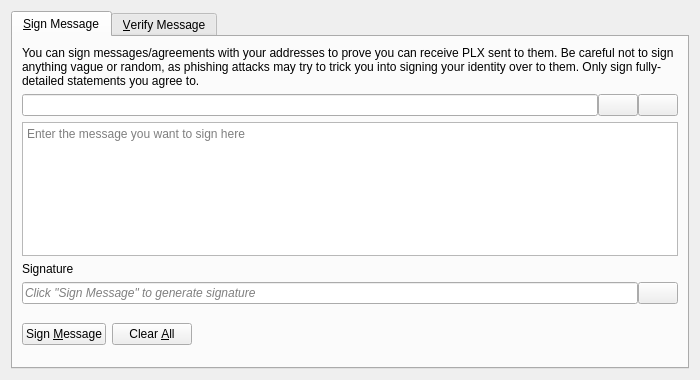
<?xml version="1.0" encoding="UTF-8"?>
<ui version="4.0">
 <class>SignVerifyMessageDialog</class>
 <widget class="QDialog" name="SignVerifyMessageDialog">
  <property name="geometry">
   <rect>
    <x>0</x>
    <y>0</y>
    <width>700</width>
    <height>380</height>
   </rect>
  </property>
  <property name="windowTitle">
   <string>Signatures - Sign / Verify a Message</string>
  </property>
  <property name="modal">
   <bool>true</bool>
  </property>
  <layout class="QVBoxLayout" name="verticalLayout">
   <item>
    <widget class="QTabWidget" name="tabWidget">
     <property name="currentIndex">
      <number>0</number>
     </property>
     <widget class="QWidget" name="tabSignMessage">
      <attribute name="title">
       <string>&amp;Sign Message</string>
      </attribute>
      <layout class="QVBoxLayout" name="verticalLayout_SM">
       <item>
        <widget class="QLabel" name="infoLabel_SM">
         <property name="text">
          <string>You can sign messages/agreements with your addresses to prove you can receive PLX sent to them. Be careful not to sign anything vague or random, as phishing attacks may try to trick you into signing your identity over to them. Only sign fully-detailed statements you agree to.</string>
         </property>
         <property name="textFormat">
          <enum>Qt::PlainText</enum>
         </property>
         <property name="wordWrap">
          <bool>true</bool>
         </property>
        </widget>
       </item>
       <item>
        <layout class="QHBoxLayout" name="horizontalLayout_1_SM">
         <property name="spacing">
          <number>0</number>
         </property>
         <item>
          <widget class="QValidatedLineEdit" name="addressIn_SM">
           <property name="toolTip">
            <string>The Parallax address to sign the message with</string>
           </property>
          </widget>
         </item>
         <item>
          <widget class="QPushButton" name="addressBookButton_SM">
           <property name="toolTip">
            <string>Choose previously used address</string>
           </property>
           <property name="text">
            <string/>
           </property>
           <property name="icon">
            <iconset resource="../bitcoin.qrc">
             <normaloff>:/icons/address-book</normaloff>:/icons/address-book</iconset>
           </property>
           <property name="shortcut">
            <string>Alt+A</string>
           </property>
           <property name="autoDefault">
            <bool>false</bool>
           </property>
          </widget>
         </item>
         <item>
          <widget class="QPushButton" name="pasteButton_SM">
           <property name="toolTip">
            <string>Paste address from clipboard</string>
           </property>
           <property name="text">
            <string/>
           </property>
           <property name="icon">
            <iconset resource="../bitcoin.qrc">
             <normaloff>:/icons/editpaste</normaloff>:/icons/editpaste</iconset>
           </property>
           <property name="shortcut">
            <string>Alt+P</string>
           </property>
           <property name="autoDefault">
            <bool>false</bool>
           </property>
          </widget>
         </item>
        </layout>
       </item>
       <item>
        <widget class="QPlainTextEdit" name="messageIn_SM">
         <property name="toolTip">
          <string>Enter the message you want to sign here</string>
         </property>
         <property name="placeholderText">
          <string>Enter the message you want to sign here</string>
         </property>
        </widget>
       </item>
       <item>
        <widget class="QLabel" name="signatureLabel_SM">
         <property name="text">
          <string>Signature</string>
         </property>
         <property name="textFormat">
          <enum>Qt::PlainText</enum>
         </property>
        </widget>
       </item>
       <item>
        <layout class="QHBoxLayout" name="horizontalLayout_2_SM">
         <property name="spacing">
          <number>0</number>
         </property>
         <item>
          <widget class="QLineEdit" name="signatureOut_SM">
           <property name="placeholderText">
            <string>Click "Sign Message" to generate signature</string>
           </property>
           <property name="font">
            <font>
             <italic>true</italic>
            </font>
           </property>
           <property name="readOnly">
            <bool>true</bool>
           </property>
          </widget>
         </item>
         <item>
          <widget class="QPushButton" name="copySignatureButton_SM">
           <property name="toolTip">
            <string>Copy the current signature to the system clipboard</string>
           </property>
           <property name="text">
            <string/>
           </property>
           <property name="icon">
            <iconset resource="../bitcoin.qrc">
             <normaloff>:/icons/editcopy</normaloff>:/icons/editcopy</iconset>
           </property>
           <property name="autoDefault">
            <bool>false</bool>
           </property>
          </widget>
         </item>
        </layout>
       </item>
       <item>
        <layout class="QHBoxLayout" name="horizontalLayout_3_SM">
         <item>
          <widget class="QPushButton" name="signMessageButton_SM">
           <property name="toolTip">
            <string>Sign the message to prove you own this Parallax address</string>
           </property>
           <property name="text">
            <string>Sign &amp;Message</string>
           </property>
           <property name="icon">
            <iconset resource="../bitcoin.qrc">
             <normaloff>:/icons/edit</normaloff>:/icons/edit</iconset>
           </property>
           <property name="autoDefault">
            <bool>false</bool>
           </property>
          </widget>
         </item>
         <item>
          <widget class="QPushButton" name="clearButton_SM">
           <property name="toolTip">
            <string>Reset all sign message fields</string>
           </property>
           <property name="text">
            <string>Clear &amp;All</string>
           </property>
           <property name="icon">
            <iconset resource="../bitcoin.qrc">
             <normaloff>:/icons/remove</normaloff>:/icons/remove</iconset>
           </property>
           <property name="autoDefault">
            <bool>false</bool>
           </property>
          </widget>
         </item>
         <item>
          <spacer name="horizontalSpacer_1_SM">
           <property name="orientation">
            <enum>Qt::Horizontal</enum>
           </property>
           <property name="sizeHint" stdset="0">
            <size>
             <width>40</width>
             <height>48</height>
            </size>
           </property>
          </spacer>
         </item>
         <item>
          <widget class="QLabel" name="statusLabel_SM">
           <property name="font">
            <font>
             <weight>75</weight>
             <bold>true</bold>
            </font>
           </property>
           <property name="text">
            <string/>
           </property>
           <property name="wordWrap">
            <bool>true</bool>
           </property>
          </widget>
         </item>
         <item>
          <spacer name="horizontalSpacer_2_SM">
           <property name="orientation">
            <enum>Qt::Horizontal</enum>
           </property>
           <property name="sizeHint" stdset="0">
            <size>
             <width>40</width>
             <height>48</height>
            </size>
           </property>
          </spacer>
         </item>
        </layout>
       </item>
      </layout>
     </widget>
     <widget class="QWidget" name="tabVerifyMessage">
      <attribute name="title">
       <string>&amp;Verify Message</string>
      </attribute>
      <layout class="QVBoxLayout" name="verticalLayout_VM">
       <item>
        <widget class="QLabel" name="infoLabel_VM">
         <property name="text">
          <string>Enter the receiver's address, message (ensure you copy line breaks, spaces, tabs, etc. exactly) and signature below to verify the message. Be careful not to read more into the signature than what is in the signed message itself, to avoid being tricked by a man-in-the-middle attack. Note that this only proves the signing party receives with the address, it cannot prove sendership of any transaction!</string>
         </property>
         <property name="textFormat">
          <enum>Qt::PlainText</enum>
         </property>
         <property name="alignment">
          <set>Qt::AlignLeading|Qt::AlignLeft|Qt::AlignTop</set>
         </property>
         <property name="wordWrap">
          <bool>true</bool>
         </property>
        </widget>
       </item>
       <item>
        <layout class="QHBoxLayout" name="horizontalLayout_1_VM">
         <property name="spacing">
          <number>0</number>
         </property>
         <item>
          <widget class="QValidatedLineEdit" name="addressIn_VM">
           <property name="toolTip">
            <string>The Parallax address the message was signed with</string>
           </property>
          </widget>
         </item>
         <item>
          <widget class="QPushButton" name="addressBookButton_VM">
           <property name="toolTip">
            <string>Choose previously used address</string>
           </property>
           <property name="text">
            <string/>
           </property>
           <property name="icon">
            <iconset resource="../bitcoin.qrc">
             <normaloff>:/icons/address-book</normaloff>:/icons/address-book</iconset>
           </property>
           <property name="shortcut">
            <string>Alt+A</string>
           </property>
           <property name="autoDefault">
            <bool>false</bool>
           </property>
          </widget>
         </item>
        </layout>
       </item>
       <item>
        <widget class="QPlainTextEdit" name="messageIn_VM">
          <property name="toolTip">
            <string>The signed message to verify</string>
          </property>
          <property name="placeholderText">
            <string>The signed message to verify</string>
          </property>
        </widget>
       </item>
       <item>
        <widget class="QValidatedLineEdit" name="signatureIn_VM">
          <property name="toolTip">
            <string>The signature given when the message was signed</string>
          </property>
          <property name="placeholderText">
            <string>The signature given when the message was signed</string>
          </property>
        </widget>
       </item>
       <item>
        <layout class="QHBoxLayout" name="horizontalLayout_2_VM">
         <item>
          <widget class="QPushButton" name="verifyMessageButton_VM">
           <property name="toolTip">
            <string>Verify the message to ensure it was signed with the specified Parallax address</string>
           </property>
           <property name="text">
            <string>Verify &amp;Message</string>
           </property>
           <property name="icon">
            <iconset resource="../bitcoin.qrc">
             <normaloff>:/icons/transaction_0</normaloff>:/icons/transaction_0</iconset>
           </property>
           <property name="autoDefault">
            <bool>false</bool>
           </property>
          </widget>
         </item>
         <item>
          <widget class="QPushButton" name="clearButton_VM">
           <property name="toolTip">
            <string>Reset all verify message fields</string>
           </property>
           <property name="text">
            <string>Clear &amp;All</string>
           </property>
           <property name="icon">
            <iconset resource="../bitcoin.qrc">
             <normaloff>:/icons/remove</normaloff>:/icons/remove</iconset>
           </property>
           <property name="autoDefault">
            <bool>false</bool>
           </property>
          </widget>
         </item>
         <item>
          <spacer name="horizontalSpacer_1_VM">
           <property name="orientation">
            <enum>Qt::Horizontal</enum>
           </property>
           <property name="sizeHint" stdset="0">
            <size>
             <width>40</width>
             <height>48</height>
            </size>
           </property>
          </spacer>
         </item>
         <item>
          <widget class="QLabel" name="statusLabel_VM">
           <property name="font">
            <font>
             <weight>75</weight>
             <bold>true</bold>
            </font>
           </property>
           <property name="text">
            <string/>
           </property>
           <property name="wordWrap">
            <bool>true</bool>
           </property>
          </widget>
         </item>
         <item>
          <spacer name="horizontalSpacer_2_VM">
           <property name="orientation">
            <enum>Qt::Horizontal</enum>
           </property>
           <property name="sizeHint" stdset="0">
            <size>
             <width>40</width>
             <height>48</height>
            </size>
           </property>
          </spacer>
         </item>
        </layout>
       </item>
      </layout>
     </widget>
    </widget>
   </item>
  </layout>
 </widget>
 <customwidgets>
  <customwidget>
   <class>QValidatedLineEdit</class>
   <extends>QLineEdit</extends>
   <header>qt/qvalidatedlineedit.h</header>
  </customwidget>
 </customwidgets>
 <resources>
  <include location="../bitcoin.qrc"/>
 </resources>
 <connections/>
</ui>
